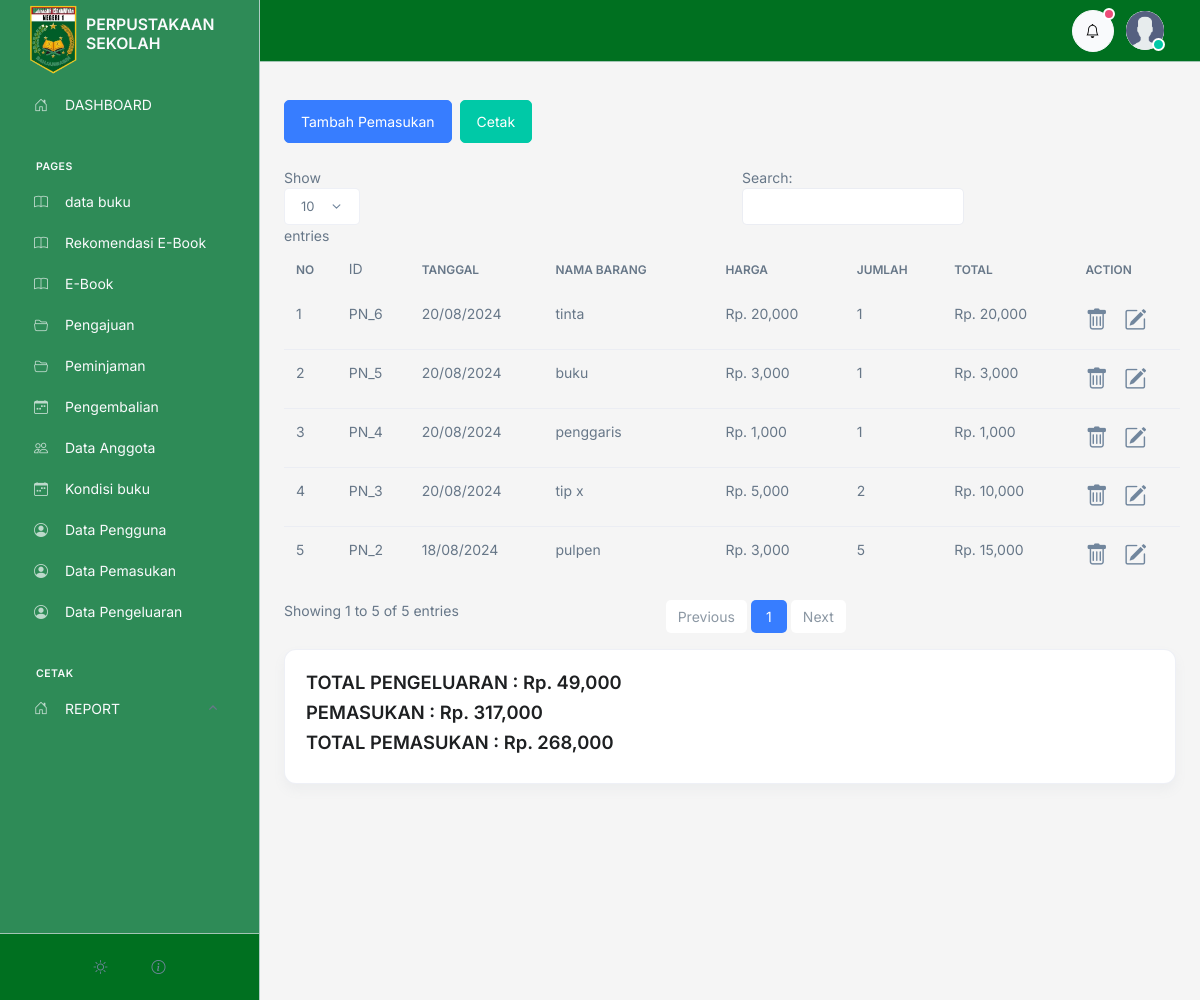
The app's page /admin/pengeluaran/index.php (signed in) with its own data.
### tables this page shows
CREATE TABLE `pengeluaran` (
  `id` int(11) NOT NULL,
  `tanggal` varchar(100) NOT NULL,
  `nama` varchar(100) NOT NULL,
  `harga` int(100) NOT NULL,
  `jumlah` int(100) NOT NULL,
  `total` int(100) NOT NULL
);

### admin/controller.php (called while the page is built, shortened)
<?php
$conn = mysqli_connect('localhost', 'root', '', 'perpustakaan');
function all($table)
{
   $query = "SELECT * FROM $table ORDER BY id DESC";
   global $conn;
   $rows = [];
   $result = mysqli_query($conn, $query);
   while ($row = mysqli_fetch_assoc($result)) {
      $rows[] = $row;
   }
   return $rows;
}

### admin/pengeluaran/index.php (the view, shortened to what this page needs)
<?php
include_once '../controller.php';
?>
<?php include '../template/header.php';
$pengeluaran =  all("pengeluaran");
$no = 1;
$total = 0;
$pemasukan = 0;
$dataPemasukan = all('pemasukan');
foreach($dataPemasukan as $val){
    $pemasukan+=$val['jumlah_denda'];
}
?>
<div class="container ">
  <h1><E-Book></E-Book></h1>
  <div class="d-flex gap-2">
    <a href="tambah.php" class="btn btn-primary my-4">Tambah Pemasukan</a>
    <div>
      <a href="print.php" target="_blank" class="btn btn-success mt-4">Cetak</a>
    </div>
  </div>
  <table class="table" id="table">
    <thead class="mt-3">
      <tr>
        <th>NO</th>
        <td>ID</td>
        <th>Tanggal</th>
        <th>Nama Barang</th>
        <th>Harga</th>
        <th>Jumlah</th>
        <th>Total</th>
        <th>ACTION</th>
      </tr>
    </thead>
    <tbody>
      <?php foreach ($pengeluaran as $val ) :   ?>
        <?php $total+=$val['total']  ?>
        <tr>
          <td><?= $no++; ?></td>
          <td>PN_<?=$val['id']; ?></td>
          <td><?=$val['tanggal']; ?></td>
          <td><?= $val['nama']; ?></td>
          <td>Rp. <?= number_format($val['harga'],0,00); ?></td>
          <td><?= $val['jumlah']; ?></td>
          <td>Rp. <?= number_format($val['total'],0,00) ?></td>
          <td>
            <div class="d-flex gap-3">
              <a href="delete.php?id=<?= $val['id'] ?>" onclick="return confirm('yakin ingin menghapus data ini ?')" class=" fs-1 text-secondary">
                <i class="bi bi-trash"></i>
              </a>
              <a href="edit.php?id=<?= $val['id'] ?>" class="fs-1 text-secondary">
                <i class="bi bi-pencil-square"></i>
              </a>
            </div>
          </td>
        </tr>
      <?php endforeach  ?>
    </tbody>
  </table>
  <div class="card">
    <div class="card-body">
      <h3>TOTAL PENGELUARAN :  Rp. <?=number_format($total,0,00); ?></h3>
      <h3>PEMASUKAN :  Rp. <?=number_format($pemasukan,0,00); ?></h3>
      <h3>TOTAL PEMASUKAN :  Rp. <?=number_format($pemasukan-$total,0,00); ?></h3>
    </div>
  </div>
</div>
<?php include '../template/footer.php'; ?>

### admin/template/header.php (style rules this page uses)
* { transition: unset !important; }
body { opacity: 0; }

### records on screen
pengeluaran: id "6", tanggal "20/08/2024", nama "tinta", harga "20,000", jumlah "1", total "20,000"
pengeluaran: id "5", tanggal "20/08/2024", nama "buku", harga "3,000", jumlah "1", total "3,000"
pengeluaran: id "4", tanggal "20/08/2024", nama "penggaris", harga "1,000", jumlah "1", total "1,000"
pengeluaran: id "3", tanggal "20/08/2024", nama "tip x", harga "5,000", jumlah "2", total "10,000"
pengeluaran: id "2", tanggal "18/08/2024", nama "pulpen", harga "3,000", jumlah "5", total "15,000"

### other values on screen
$total "49,000"
$pemasukan "317,000"
$pemasukan-$total "268,000"
